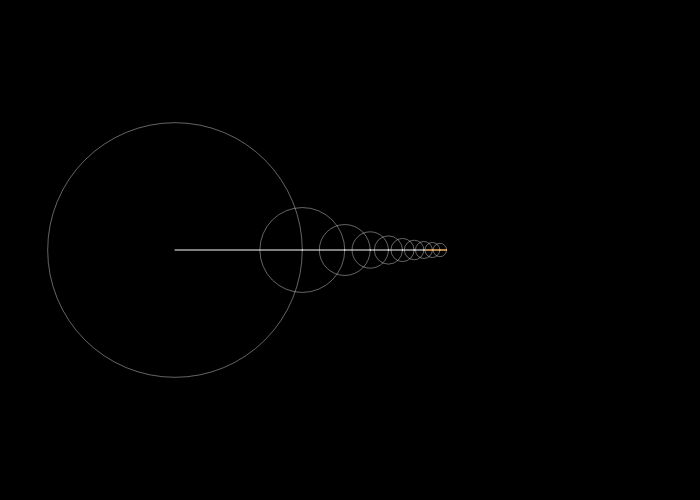
Frame 1 (no input)
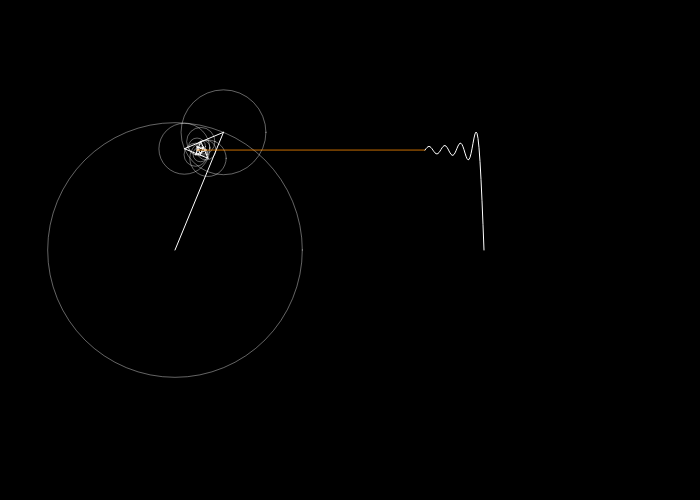
Frame 60 (no input)
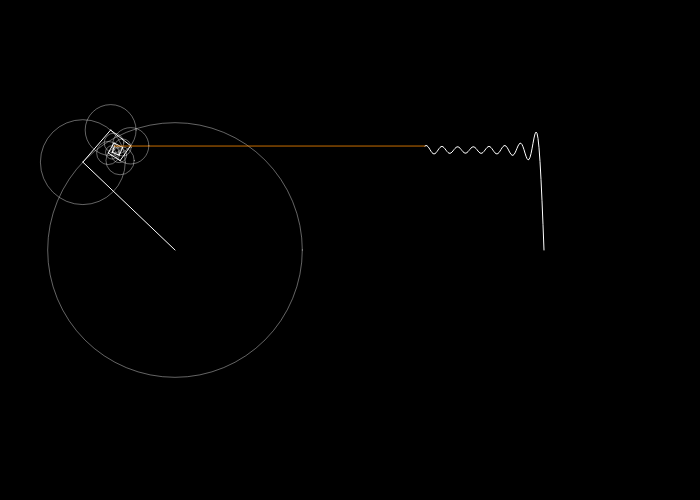
Frame 120 (the mouse pressed at the canvas centre since frame 60)

The p5.js sketch that drew these frames (run headless with seeded random() and noise() and a simulated clock; from frame 60 on, the mouse is pressed at the canvas centre):

// p5.js sketch
// ── sketch.js
let sliderN;
let sliderT;

function setup() {
  createCanvas(700, 500);
  
  sliderN = createSlider(1, 50, 10, 1);
  sliderT = createSlider(0, 0.1, 0.02, 0.01);
  
}

let t = 0.0;

let graph = [];

function draw() {
  background(0);
  
  translate(width / 4, height / 2);
  
  let x = 0;
  let y = 0;
  
  let prevX = 0;
  let prevY = 0;
  
  for(let i = 0 ; i < sliderN.value() ; i += 1){
    let n = i * 2 + 1;
    
    prevX = x;
    prevY = y;
    
    r = 100 * (4 / (n * PI))
    
    x += r * cos(n * t);
    y += r * sin(n * t);
    
    fill(255);
    stroke(255);
    //circle(x, y, 10);
    line(x, y, prevX, prevY);
    
    stroke(255, 100);
    noFill();
    circle(prevX, prevY, 2*r);
    
  }
  
  graph.unshift(y);
  
  stroke(255, 140, 0, 200);
  line(x, y, 250, graph[0]);
  
  
  translate(250, 0);
  
  
  
  beginShape();
  stroke(255);
  noFill();
  for(let i = 0 ; i < graph.length ; i += 1){
    vertex(i, graph[i]);
  }
  endShape();
  
  t -= sliderT.value();
  
  if(graph.length > 250){
    graph.pop();
  }
}
